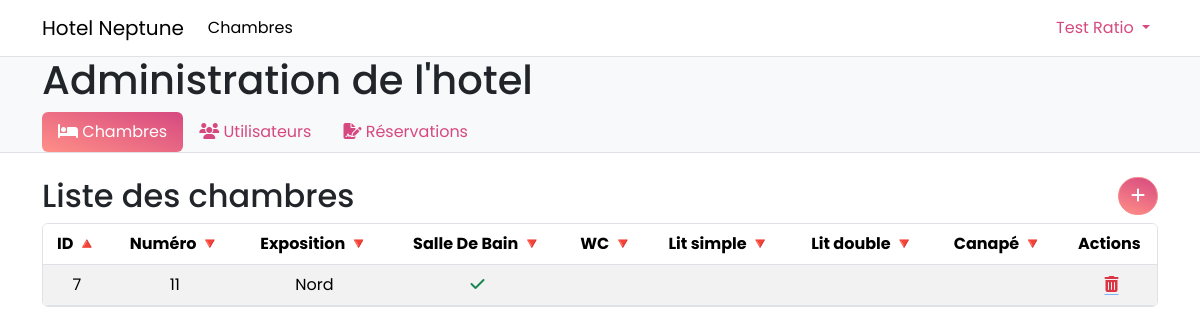
/admin/chambres/chambres.php (signed in), run on an earlier commit of the app's database.
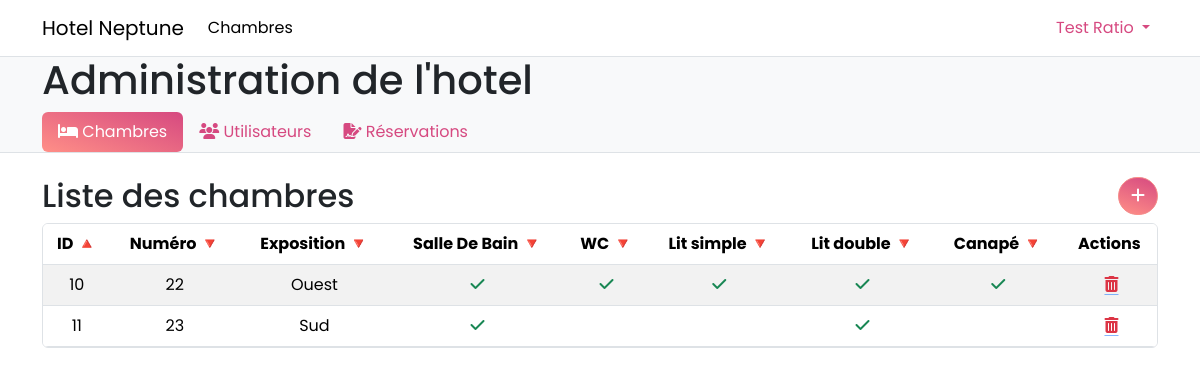
And on a later commit of the database.
### tables this page shows
CREATE TABLE bedroom (
        id INTEGER NOT NULL PRIMARY KEY AUTOINCREMENT,
        "number" INTEGER NOT NULL,
        bathroom INTEGER DEFAULT (0) NOT NULL,
        wc INTEGER DEFAULT (0) NOT NULL,
        expo INTEGER DEFAULT (0) NOT NULL,
        double_bed INTEGER DEFAULT (0) NOT NULL,
        single_bed INTEGER DEFAULT (0) NOT NULL,
        couch INTEGER DEFAULT (0) NOT NULL
    , image BLOB);

### bootstrap.php (called while the page is built, shortened)
<?php
$isLoggedIn = isset($_SESSION['user']);

### public/admin/chambres/chambres.php (the view, shortened to what this page needs)
<?php
require_once __DIR__ . '/../../../database.php';
require_once __DIR__ . '/../../../_includes/admin_navbar.php';
$sortColumn = isset($_GET['sort']) ? $_GET['sort'] : 'id';
$sortOrder = isset($_GET['order']) ? $_GET['order'] : 'asc';
$query = $pdo->prepare("SELECT * FROM bedroom ORDER BY $sortColumn $sortOrder");
$query->execute();
$navbar = new Navbar();
$chambres = $query->fetchAll();
$expo = ['Nord', 'Est', 'Sud', 'Ouest'];
include __DIR__ . '/../../../_includes/document_start.php';
?>
<div class="bg-body-tertiary pt-5">
    <div class="container bg-body-tertiary">
        <h1 class="">Administration de l'hotel</h1>
    </div>
    <?php echo $navbar->render('chambres'); ?>
</div>
<div class="container my-4">
    <div class="row">
        <div class="col me-auto">
            <h2>Liste des chambres</h2>
        </div>
        <div class="col-auto">
            <a href="/admin/chambres/chambres_new.php" class="btn btn-primary rounded-pill">
                <i class="fa-solid fa-plus"></i>
            </a>
        </div>
    </div>
    <div class="table-responsive border rounded">
        <table class="table table-hover table-striped mb-0">
            <thead>
            <tr>
                <th style="text-align: center;">
                    <a href="?sort=id&order=<?php echo ($sortColumn == 'id' && $sortOrder == 'asc') ? 'desc' : 'asc'; ?>"
                       data-order="<?php echo ($sortColumn == 'id' && $sortOrder == 'asc') ? 'desc' : 'asc'; ?>">
                        ID
                    </a>
                </th>
                <th style="text-align: center;">
                    <a href="?sort=number&order=<?php echo ($sortColumn == 'number' && $sortOrder == 'asc') ? 'desc' : 'asc'; ?>"
                       data-order="<?php echo ($sortColumn == 'number' && $sortOrder == 'asc') ? 'desc' : 'asc'; ?>">
                        Numéro
                    </a>
                </th>
                <th style="text-align: center;">
                    <a href="?sort=expo&order=<?php echo ($sortColumn == 'expo' && $sortOrder == 'asc') ? 'desc' : 'asc'; ?>"
                       data-order="<?php echo ($sortColumn == 'expo' && $sortOrder == 'asc') ? 'desc' : 'asc'; ?>">
                        Exposition
                    </a>
                </th>
                <th style="text-align: center;">
                    <a href="?sort=bathroom&order=<?php echo ($sortColumn == 'bathroom' && $sortOrder == 'asc') ? 'desc' : 'asc'; ?>"
                       data-order="<?php echo ($sortColumn == 'bathroom' && $sortOrder == 'asc') ? 'desc' : 'asc'; ?>">
                        Salle De Bain
                    </a>
                </th>
                <th style="text-align: center;">
                    <a href="?sort=wc&order=<?php echo ($sortColumn == 'wc' && $sortOrder == 'asc') ? 'desc' : 'asc'; ?>"
                       data-order="<?php echo ($sortColumn == 'wc' && $sortOrder == 'asc') ? 'desc' : 'asc'; ?>">
                        WC
                    </a>
                </th>
                <th style="text-align: center;">
                    <a href="?sort=single_bed&order=<?php echo ($sortColumn == 'single_bed' && $sortOrder == 'asc') ? 'desc' : 'asc'; ?>"
                       data-order="<?php echo ($sortColumn == 'single_bed' && $sortOrder == 'asc') ? 'desc' : 'asc'; ?>">
                        Lit simple
                    </a>
                </th>
                <th style="text-align: center;">
                    <a href="?sort=double_bed&order=<?php echo ($sortColumn == 'double_bed' && $sortOrder == 'asc') ? 'desc' : 'asc'; ?>"
                       data-order="<?php echo ($sortColumn == 'double_bed' && $sortOrder == 'asc') ? 'desc' : 'asc'; ?>">
                        Lit double
                    </a>
                </th>
                <th style="text-align: center;">
                    <a href="?sort=couch&order=<?php echo ($sortColumn == 'couch' && $sortOrder == 'asc') ? 'desc' : 'asc'; ?>"
                       data-order="<?php echo ($sortColumn == 'couch' && $sortOrder == 'asc') ? 'desc' : 'asc'; ?>">
                        Canapé
                    </a>
                </th>
                <th style="text-align: center;">Actions
                </th>
            </tr>
            </thead>
            <tbody>
                <?php foreach ($chambres as $chambre) { ?>
                    <tr>
                        <td style="text-align: center;"><?php echo $chambre['id']; ?></td>
                        <td style="text-align: center;"><?php echo $chambre['number']; ?></td>
                        <td style="text-align: center;"><?php echo $expo[$chambre['expo']]; ?></td>
                        <td>
                            <?php if ($chambre['bathroom']) { ?>
                                <div style="text-align: center;">
                                    <i class="fa-solid fa-check text-success"></i>
                                </div>
                            <?php } ?>
                        </td>
                        <td>
                            <?php if ($chambre['wc']) { ?>
                                <div style="text-align: center;">
                                    <i class="fa-solid fa-check text-success"></i>
                                </div>
                            <?php } ?>
                        </td>
                        <td>
                            <?php if ($chambre['single_bed']) { ?>
                                <div style="text-align: center;">
                                    <i class="fa-solid fa-check text-success"></i>
                                </div>
                            <?php } ?>
                        </td>
                        <td>
                            <?php if ($chambre['double_bed']) { ?>
                                <div style="text-align: center;">
                                    <i class="fa-solid fa-check text-success"></i>
                                </div>
                            <?php } ?>
                        </td>
                        <td>
                            <?php if ($chambre['couch']) { ?>
                                <div style="text-align: center;">
                                    <i class="fa-solid fa-check text-success"></i>
                                </div>
                            <?php } ?>
                        </td>
                        <td style="text-align: center;">
                            <a
                                href="/admin/chambres/chambres_delete.php?id=<?php echo $chambre['id']; ?>"
                                class="icon-link text-danger"
                            >
                                <i class="fa-solid fa-trash-alt"></i>
                            </a>
                        </td>
                    </tr>
                <?php } ?>
            </tbody>
        </table>
    </div>
</div>
<?php include __DIR__ . '/../../../_includes/document_end.php'; ?>

### _includes/document_start.php (shortened to what this page needs)
<?php require_once __DIR__ . '/../bootstrap.php'; ?>
<!DOCTYPE html>
<html lang="en">
<head>
    <link href="https://cdn.jsdelivr.net/npm/bootstrap@5.3.2/dist/css/bootstrap.min.css" rel="stylesheet">
    <link rel="stylesheet" href="/styles/main.css">
</head>
<div class="overlay">
<?php include __DIR__ . '/navbar.php'; ?>

### _includes/navbar.php (shortened to what this page needs)
<?php require_once __DIR__ . '/../bootstrap.php'; ?>
<nav class="navbar navbar-expand-lg bg-white border-bottom">
    <div class="container">
        <a class="navbar-brand" href="/">
            Hotel Neptune
        </a>
        <div class="collapse navbar-collapse" id="main-navbar">
            <ul class="navbar-nav me-auto mb-2 mb-lg-0">
                <li class="nav-item">
                    <a class="nav-link active" href="/../users/chambres/chambres.php">
                        Chambres
                    </a>
                </li>
            </ul>
            <ul class="navbar-nav mb-2 mb-lg-0">
                <li class="nav-item dropdown">
                    <a class="nav-link dropdown-toggle" href="#" role="button" data-bs-toggle="dropdown" aria-expanded="false">
                        <?php echo $isLoggedIn ? $_SESSION['user']['firstname'] . ' ' . $_SESSION['user']['name'] : ''; ?>
                    </a>
                </li>
            </ul>
        </div>
    </div>
</nav>

### _includes/admin_navbar.php (shortened to what this page needs)
<?php
class Navbar
{
    public array $tabs = [
        'chambres' => [
            'href' => '/admin/chambres/chambres.php',
            'label' => 'Chambres',
            'icon' => 'fa-bed'
        ],
        'utilisateurs' => [
            'href' => '/admin/users/utilisateurs.php',
            'label' => 'Utilisateurs',
            'icon' => 'fa-users'
        ],
        'reservations' => [
            'href' => '/admin/reservations.php',
            'label' => 'Réservations',
            'icon' => 'fa-file-signature'
        ],
    ];
    public function render(string $activeTab): string
    {
        $content = <<<EOT
        <div class="border-bottom">
            <div class="container">
                <ul class="nav nav-pills flex-column flex-sm-row">
        EOT;
        foreach ($this->tabs as $key => $tab) {
            $content .= $this->getNavbarItem($key, $tab, $activeTab);
        }
        $content .= <<<EOT
                </ul>
            </div>
        </div>
        EOT;
        return $content;
    }
    public function getNavbarItem(string $key, array $tab, $activeTab): string
    {
        $activeClass = $key === $activeTab ? ' active' : '';
        $label = $tab['label'];
        $icon = $tab['icon'];
        $href = $tab['href'];
        $content = <<<EOT
        <li class="nav-item">
            <a href="$href" class="nav-link$activeClass">
                <i class="fa-solid $icon"></i>
                $label
            </a>
        </li>
        EOT;
        return $content;
    }
}

### public/styles/main.css (style rules this page uses)
* { margin: 0; padding: 0; box-sizing: border-box; font-family: 'Poppins', sans-serif; }
.navbar { position: fixed; top: 0; width: 100%; z-index: 9999; }
.nav-link { color: #D64980; --bs-nav-link-hover-color: #7E1941; }
.nav-pills .nav-link.active, .nav-pills .show > .nav-link { color: var(--bs-nav-pills-link-active-color); background: linear-gradient(20deg, #FF8F87, #D64980); }
.pt-5 { padding-top: 3.5rem!important; }
.btn-primary { color: #fff; background-image: linear-gradient(20deg, #FF8F87, #D64980); border-color: #FF8F87; --bs-btn-hover-color: #fff; --bs-btn-hover-bg: #FF8F87; --bs-btn-hover-border-color: #D64980; --bs-btn-focus-shadow-rgb: 49, 132, 253; --bs-btn-active-color: #fff; --bs-btn-active-bg: #0a58ca; --bs-btn-active-border-color: #0a53be; --bs-btn-active-shadow: inset 0 3px 5px rgba(0, 0, 0, 0.125); --bs-btn-disabled-color: #fff; --bs-btn-disabled-bg: #0d6efd; --bs-btn-disabled-border-color: #0d6efd; }
th a { color: inherit; text-decoration: none; }
th a::after { visibility: hidden; }
th a[data-order='asc']::after { content: "🔻"; visibility: visible; }
th a[data-order='desc']::after { content: "🔺"; visibility: visible; }

What changed in the data, as far as the page shows it:
removed bedroom: id "7", number "11", expo "Nord", bathroom 1 (drawn)
added bedroom: id "10", number "22", expo "Ouest", bathroom 1 (drawn), wc 1 (drawn), single_bed 1 (drawn), double_bed 1 (drawn), couch 1 (drawn)
added bedroom: id "11", number "23", expo "Sud", bathroom 1 (drawn), double_bed 1 (drawn)
